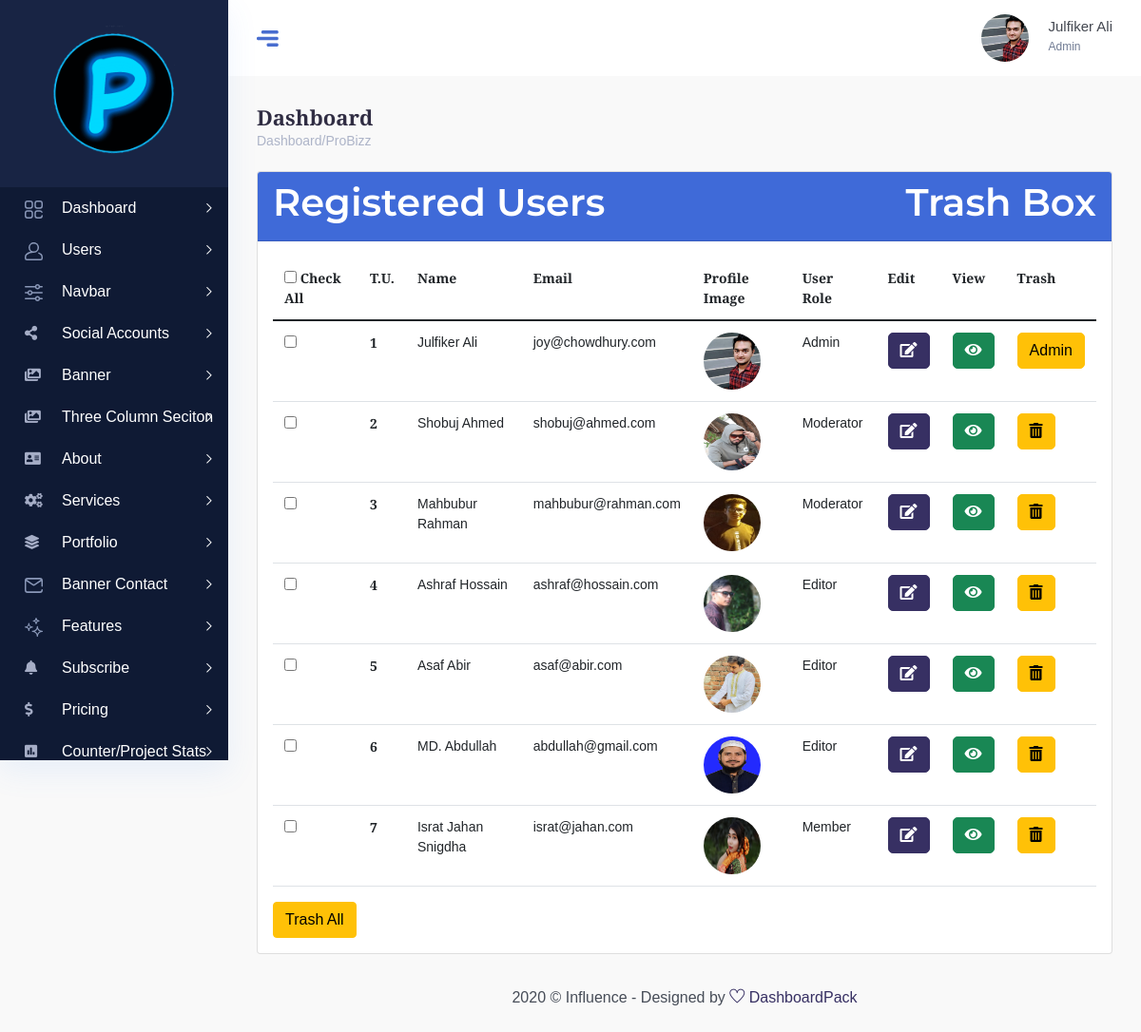
The page /users/view.php (signed in) on the database its author committed.
### tables this page shows
CREATE TABLE `users` (
  `id` int(11) NOT NULL,
  `name` varchar(255) NOT NULL,
  `email` varchar(100) NOT NULL,
  `role` int(11) NOT NULL DEFAULT 0,
  `password` varchar(100) NOT NULL,
  `registered_at` datetime NOT NULL,
  `status` int(11) NOT NULL,
  `profile_image` varchar(100) NOT NULL
);

### users/view.php (the view, shortened to what this page needs)
<?php
require '../db.php';
$select = "SELECT * FROM users WHERE status=0";
$select_result = mysqli_query($db_connect, $select);
?>
<?php require '../dashboard_includes/header.php'; ?>
<div class="row">
    <div class="col-md-12">
        <div class="card">
            <div class="card-header bg-primary text-light">
                <h1 style="color: #fff; font-family: 'Montserrat', sans-serif;">Registered Users <?php if($_SESSION['user_role'] == 1){ ?><a style="color: #fff; font-family: 'Montserrat', sans-serif;" href="trashed.php" class="btnbtn-warning float-end">Trash Box</a><?php } ?></h1>
            </div>
            <div class="card-body">
                <form action="mark_trash.php" method="POST">
                    <table class="table">
                        <thead>
                            <tr>
                                <th scope="col"><input type="checkbox" id="checkAll"> Check All</th>
                                <th scope="col">T.U.</th>
                                <th scope="col">Name</th>
                                <th scope="col">Email</th>
                                <th scope="col">Profile Image</th>
                                <th scope="col">User Role</th>
                                <th scope="col">Edit</th>
                                <th scope="col">View</th>
                                <th scope="col">Trash</th>
                            </tr>
                        </thead>
                        <tbody>
                            <?php foreach($select_result as $key=>$select_results){ ?>
                                <tr>
                                    <th><input type="checkbox" name="mark_trash[]" value="<?php echo $select_results['id']; ?>"></th>
                                    <th><?php echo $key+1; ?></th>
                                    <td><?php echo $select_results['name']; ?></td>
                                    <td><?php echo $select_results['email']; ?></td>
                                    <td>
                                        <img class="rounded-circle" width="60" height="60" src="uploaded/<?php echo $select_results['profile_image']; ?>" alt="">
                                    </td>
                                    <td><?php
                                            if($select_results['role'] == 0){
                                                echo "Member";
                                            }elseif($select_results['role'] == 1){
                                                echo "Admin";
                                            }elseif($select_results['role'] == 2){
                                                echo "Moderator";
                                            }elseif($select_results['role'] == 3){
                                                echo "Editor";
                                            }
                                        ?>
                                    </td>
                                    <?php if($_SESSION['user_role'] == 1 || $_SESSION['user_role'] == 2){ ?>
                                    <td>
                                        <a style="border-radius: 5px;" href="edit.php?id=<?php echo $select_results['id']; ?>" class="btn btn-primary"><i class="fas fa-edit"></i></a>
                                    </td>
                                    <?php } ?>
                                    <td>
                                        <a style="border-radius: 5px;" href="single_view.php?id=<?php echo $select_results['id']; ?>" class="btn btn-success"><i class="fas fa-eye"></i></a>
                                    </td>
                                    <?php if($_SESSION['user_role'] == 1 || $_SESSION['user_role'] == 2){ ?>
                                    <td>
                                        <a style="border-radius: 5px;" href="trash.php?id=<?php echo $select_results['id']; ?>" class="btn btn-warning">
                                        <?php if($select_results['role'] == 1){
                                            echo "Admin";
                                        }else{
                                            echo "<i class='fas fa-trash-alt'></i>";
                                        } ?>
                                        </a>
                                    </td>
                                    <?php } ?>
                                </tr>
                            <?php } ?>
                        </tbody>
                    </table>
                    <button type="submit" class="btn btn-warning">Trash All</button>
                </form>
            </div>
        </div>
    </div>
</div>
<?php require '../dashboard_includes/footer.php'; ?>

### dashboard_includes/header.php (shortened to what this page needs)
<!DOCTYPE html>
<html lang="zxx">
<head>
    <link rel="stylesheet" href="/probizz/dashboard_assets/css/bootstrap.min.css" />
    <link rel="stylesheet" href="/probizz/dashboard_assets/vendors/themefy_icon/themify-icons.css" />
    <link rel="stylesheet" href="/probizz/dashboard_assets/vendors/niceselect/css/nice-select.css" />
    <link rel="stylesheet" href="/probizz/dashboard_assets/vendors/owl_carousel/css/owl.carousel.css" />
    <link rel="stylesheet" href="/probizz/dashboard_assets/vendors/gijgo/gijgo.min.css" />
    <link rel="stylesheet" href="/probizz/dashboard_assets/vendors/font_awesome/css/all.min.css" />
    <link rel="stylesheet" href="/probizz/dashboard_assets/vendors/tagsinput/tagsinput.css" />
     <link rel="stylesheet" href="/probizz/dashboard_assets/vendors/datepicker/date-picker.css" />
     <link rel="stylesheet" href="/probizz/dashboard_assets/vendors/vectormap-home/vectormap-2.0.2.css" />
     <link rel="stylesheet" href="/probizz/dashboard_assets/vendors/scroll/scrollable.css" />
    <link rel="stylesheet" href="/probizz/dashboard_assets/vendors/datatable/css/jquery.dataTables.min.css" />
    <link rel="stylesheet" href="/probizz/dashboard_assets/vendors/datatable/css/responsive.dataTables.min.css" />
    <link rel="stylesheet" href="/probizz/dashboard_assets/vendors/datatable/css/buttons.dataTables.min.css" />
    <link rel="stylesheet" href="/probizz/dashboard_assets/vendors/text_editor/summernote-bs4.css" />
    <link rel="stylesheet" href="/probizz/dashboard_assets/vendors/morris/morris.css">
    <link rel="stylesheet" href="/probizz/dashboard_assets/vendors/material_icon/material-icons.css" />
    <link rel="stylesheet" href="/probizz/dashboard_assets/css/metisMenu.css">
    <link rel="stylesheet" href="/probizz/dashboard_assets/css/style.css" />
    <link rel="stylesheet" href="/probizz/dashboard_assets/css/colors/default.css" id="colorSkinCSS">
</head>
<body class="crm_body_bg">
<nav class="sidebar dark_sidebar">
    <div class="logo d-flex justify-content-between">
        <a class="large_logo text-white text-center" href="index.html"><img src="/probizz/img/logo.png" alt="logo" width="70"></a>
    </div>
    <ul id="sidebar_menu">
        <li class="">
            <a class="has-arrow" href="#" aria-expanded="false">
                <div class="nav_icon_small">
                    <img src="/probizz/dashboard_assets/img/menu-icon/1.svg" alt="">
                </div>
                <div class="nav_title">
                    <span>Dashboard</span>
                </div>
            </a>
        </li>
        <?php if($_SESSION['user_role'] == 1 || $_SESSION['user_role'] == 2 || $_SESSION['user_role'] == 3){ ?>
        <li class="">
            <a class="has-arrow" href="#" aria-expanded="false">
                <div class="nav_icon_small">
                    <img src="/probizz/dashboard_assets/img/menu-icon/4.svg" alt="">
                </div>
                <div class="nav_title">
                    <span>Users</span>
                </div>
            </a>
        </li>
        <?php } ?>
        <li class="">
            <a  class="has-arrow" href="#" aria-expanded="false">
              <div class="nav_icon_small">
                  <img src="/probizz/dashboard_assets/img/menu-icon/General.svg" alt="">
              </div>
              <div class="nav_title">
                  <span>Navbar</span>
              </div>
            </a>
        </li>
        <li class="">
            <a class="has-arrow" href="#" aria-expanded="false">
                <div class="nav_icon_small my-svg">
                    <i class="fas fa-share-alt"></i>
                </div>
                <div class="nav_title">
                    <span>Social Accounts</span>
                </div>
            </a>
        </li>
        <li class="">
            <a class="has-arrow" href="#" aria-expanded="false">
                <div class="nav_icon_small">
                    <i class="fas fa-images"></i>
                </div>
                <div class="nav_title">
                    <span>Banner</span>
                </div>
            </a>
        </li>
        <li class="">
            <a class="has-arrow" href="#" aria-expanded="false">
                <div class="nav_icon_small">
                    <i class="fas fa-images"></i>
                </div>
                <div class="nav_title">
                    <span>Three Column Seciton</span>
                </div>
            </a>
        </li>
        <li class="">
            <a class="has-arrow" href="#" aria-expanded="false">
                <div class="nav_icon_small">
                    <i class="fas fa-address-card"></i>
                </div>
                <div class="nav_title">
                    <span>About</span>
                </div>
            </a>
        </li>
        <li class="">
            <a   class="has-arrow" href="#" aria-expanded="false">
              <div class="nav_icon_small">
                <i class="fas fa-cogs"></i>
            </div>
            <div class="nav_title">
                <span>Services</span>
            </div>
            </a>
        </li>
        <li class="">
            <a  class="has-arrow" href="#" aria-expanded="false">
              <div class="nav_icon_small">
                <i class="fas fa-layer-group"></i>
              </div>
              <div class="nav_title">
                  <span>Portfolio</span>
              </div>
            </a>
        </li>
        <li class="">
            <a class="has-arrow" href="#" aria-expanded="false">
                <div class="nav_icon_small">
                    <img src="/probizz/dashboard_assets/img/menu-icon/Mail_Box.svg" alt="">
                </div>
                <div class="nav_title">
                    <span>Banner Contact</span>
                </div>
            </a>
        </li>
        <li class="">
            <a   class="has-arrow" href="#" aria-expanded="false">
              <div class="nav_icon_small">
                  <img src="/probizz/dashboard_assets/img/menu-icon/icon.svg" alt="">
              </div>
              <div class="nav_title">
                  <span>Features</span>
              </div>
            </a>
        </li>
        <li class="">
            <a   class="has-arrow" href="#" aria-expanded="false">
              <div class="nav_icon_small">
                <i class="fas fa-bell"></i>
              </div>
              <div class="nav_title">
                  <span>Subscribe</span>
              </div>
            </a>
        </li>
          <li class="">
            <a  class="has-arrow" href="#" aria-expanded="false">
              <div class="nav_icon_small">
                <i class="fas fa-dollar-sign"></i>
              </div>
              <div class="nav_title">
                  <span>Pricing</span>
              </div>
            </a>
          </li>
          <li class="">
            <a   class="has-arrow" href="#" aria-expanded="false">
              <div class="nav_icon_small">
                <i class="fas fa-poll"></i>
              </div>
              <div class="nav_title">
                  <span>Counter/Project Stats</span>
              </div>
            </a>
          </li>
    </ul>
</nav>
 <section class="main_content dashboard_part large_header_bg">
    <div class="container-fluid no-gutters">
        <div class="row">
            <div class="col-lg-12 p-0 ">
                <div class="header_iner d-flex justify-content-between align-items-center">
                    <div class="line_icon open_miniSide d-none d-lg-block">
                        <img src="/probizz/dashboard_assets/img/line_img.png" alt="">
                    </div>
                    <div class="header_right d-flex justify-content-between align-items-center">
                        <div class="profile_info d-flex align-items-center">
                            <div class="profile_thumb mr_20">
                                <img src="/probizz/users/uploaded/<?= $_SESSION['user_profile']; ?>" alt="#" width="50" height="50">
                            </div>
                            <div class="author_name">
                                <h4 class="f_s_15 f_w_500 mb-0"><?= $_SESSION['username'] ?></h4>
                                <p class="f_s_12 f_w_400">
                                    <?php
                                        if($_SESSION['user_role'] == 0){
                                            echo "Member";
                                        }elseif($_SESSION['user_role'] == 1){
                                            echo "Admin";
                                        }elseif($_SESSION['user_role'] == 2){
                                            echo "Moderator";
                                        }elseif($_SESSION['user_role'] == 3){
                                            echo "Editor";
                                        }
                                    ?>
                                </p>
                            </div>
                        </div>
                    </div>
                </div>
            </div>
        </div>
    </div>
    <div class="main_content_iner overly_inner ">
        <div class="container-fluid p-0 ">
            <div class="row">
                <div class="col-12">
                    <div class="page_title_box d-flex flex-wrap align-items-center justify-content-between">
                        <div class="page_title_left">
                            <h3 class="mb-0" >Dashboard</h3>
                            <p>Dashboard/ProBizz</p>
                        </div>
                    </div>
                </div>
            </div>
            <div class="row ">
                <div class="col-xl-12">

### dashboard_includes/footer.php (shortened to what this page needs)
        </div>
    </div>
</section>
<div class="footer_part">
    <div class="container-fluid">
        <div class="row">
            <div class="col-lg-12">
                <div class="footer_iner text-center">
                    <p>2020 © Influence - Designed by <a href="#"> <i class="ti-heart"></i> </a><a href="#"> DashboardPack</a></p>
                </div>
            </div>
        </div>
    </div>
</div>
</body>
</html>

### dashboard_assets/css/metisMenu.css (style rules this page uses)
.metismenu .has-arrow { position: relative; }
.metismenu .has-arrow::after { position: absolute; content: ''; transform: rotate(-90deg) translate(0, -50%); transform-origin: top; top: 50%; transition: all .3s ease-out; right: 40px; content: "\e64b"; font-family: 'themify'; color: #A5ADC6; font-weight: 600; font-size: 14px; }

### rows shown on the page
users: name "Julfiker Ali", email "joy@chowdhury.com", profile_image (picture), role "Admin"
users: name "Shobuj Ahmed", email "shobuj@ahmed.com", profile_image (picture), role "Moderator"
users: name "Mahbubur Rahman", email "mahbubur@rahman.com", profile_image (picture), role "Moderator"
users: name "Ashraf Hossain", email "ashraf@hossain.com", profile_image (picture), role "Editor"
users: name "Asaf Abir", email "asaf@abir.com", profile_image (picture), role "Editor"
users: name "MD. Abdullah", email "abdullah@gmail.com", profile_image (picture), role "Editor"
users: name "Israt Jahan Snigdha", email "israt@jahan.com", profile_image (picture), role "Member"

### other values the page prints
$_SESSION['username'] "Julfiker Ali"
